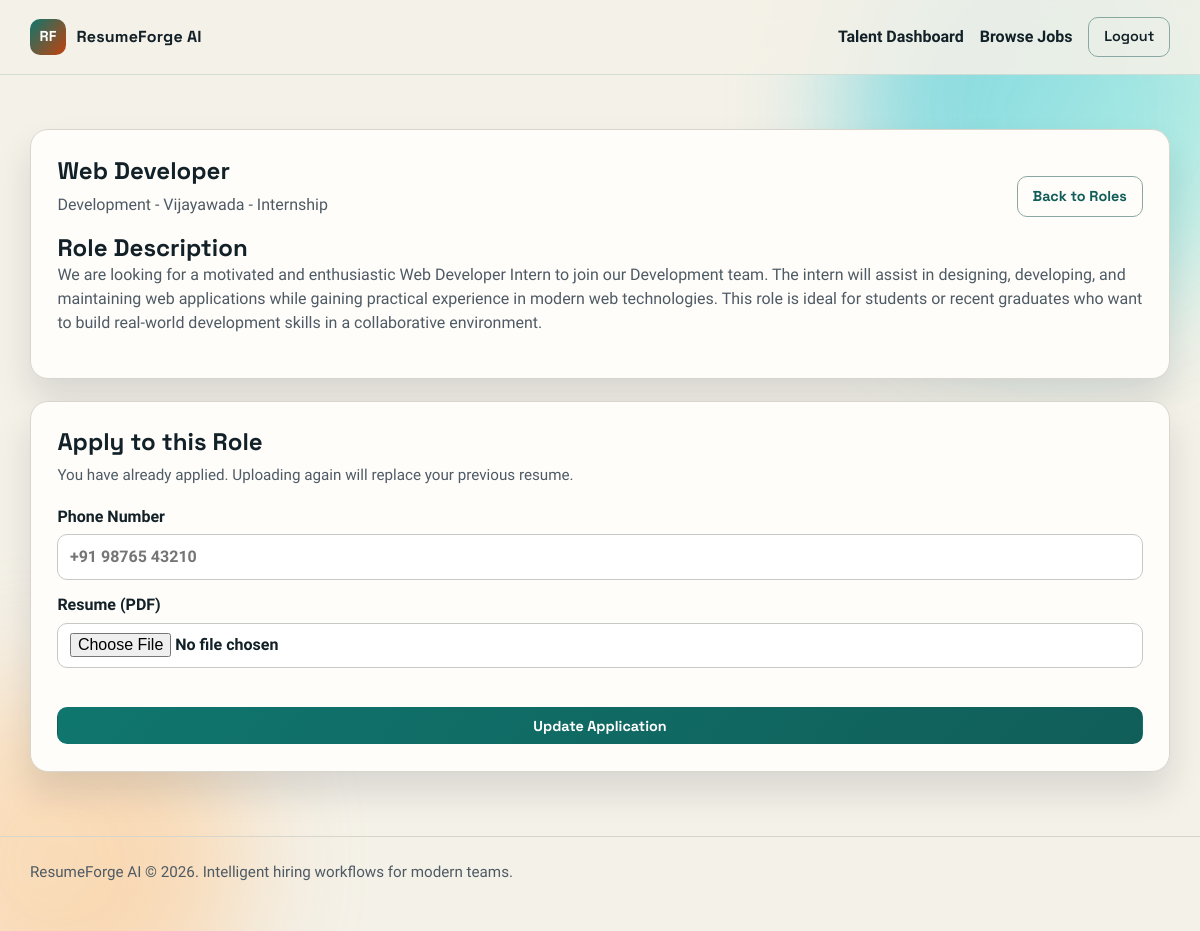
The app's page /jobs/1 (signed in) with its own data.
### tables this page shows
CREATE TABLE jobs (
            id INTEGER PRIMARY KEY AUTOINCREMENT,
            title TEXT NOT NULL,
            department TEXT NOT NULL,
            location TEXT NOT NULL,
            employment_type TEXT NOT NULL,
            description TEXT NOT NULL,
            is_active INTEGER NOT NULL DEFAULT 1,
            created_by INTEGER,
            created_at TEXT NOT NULL,
            FOREIGN KEY (created_by) REFERENCES users(id) ON DELETE SET NULL
        );

### app.py (the view)
@app.route("/jobs/<int:job_id>")
def job_detail(job_id: int) -> str:
    db = get_db()
    job = db.execute("SELECT * FROM jobs WHERE id = ?", (job_id,)).fetchone()
    if job is None or (job["is_active"] == 0 and (g.user is None or g.user["role"] != "admin")):
        flash("That job post is not available.", "warning")
        return redirect(url_for("landing"))
    has_applied = False
    if g.user is not None and g.user["role"] == "user":
        applied = db.execute(
            "SELECT id FROM applications WHERE job_id = ? AND user_id = ?",
            (job_id, g.user["id"]),
        ).fetchone()
        has_applied = applied is not None
    return render_template("job_detail.html", job=job, has_applied=has_applied)

### app.py (called while the page is built)
def get_db() -> sqlite3.Connection:
    if "db" not in g:
        conn = sqlite3.connect(DATABASE_PATH)
        conn.row_factory = sqlite3.Row
        conn.execute("PRAGMA foreign_keys = ON")
        g.db = conn
    return g.db

@app.before_request
def load_logged_in_user() -> None:
    g.user = None
    user_id = session.get("user_id")
    if user_id is None:
        return
    db = get_db()
    g.user = db.execute(
        "SELECT id, name, email, role FROM users WHERE id = ?", (user_id,)
    ).fetchone()

@app.context_processor
def inject_globals() -> dict[str, object]:
    return {
        "current_user": g.user,
        "current_year": datetime.now().year,
        "status_choices": STATUS_CHOICES,
    }

### templates/job_detail.html (shortened to what this page needs)
{% extends "base.html" %}
{% block content %}
<section class="panel reveal">
    <div class="panel-header split">
        <div>
            <h1>{{ job.title }}</h1>
            <p>{{ job.department }} - {{ job.location }} - {{ job.employment_type }}</p>
        </div>
        <a href="{{ url_for('landing') }}#open-roles" class="btn btn-outline">Back to Roles</a>
    </div>
    <article class="job-description">
        <h2>Role Description</h2>
        <p>{{ job.description }}</p>
    </article>
</section>
<section class="panel reveal">
    {% if current_user and current_user.role == 'user' %}
        <div class="panel-header">
            <h2>Apply to this Role</h2>
            {% if has_applied %}
                <p class="helper-text">You have already applied. Uploading again will replace your previous resume.</p>
            {% else %}
                <p class="helper-text">Submit your latest PDF resume for AI screening.</p>
            {% endif %}
        </div>
        <form action="{{ url_for('apply_for_job', job_id=job.id) }}" method="post" enctype="multipart/form-data" class="apply-form">
            <label>
                Phone Number
                <input type="text" name="phone" placeholder="+91 98765 43210">
            </label>
            <label>
                Resume (PDF)
                <input type="file" name="resume" accept=".pdf,.txt" required data-file-input>
            </label>
            <button type="submit" class="btn btn-solid">{% if has_applied %}Update Application{% else %}Submit Application{% endif %}</button>
        </form>
    {% elif current_user and current_user.role == 'admin' %}
        <div class="panel-header">
            <h2>Admin View</h2>
            <p>This is the public job detail page. Use admin hub for candidate operations.</p>
        </div>
        <a href="{{ url_for('admin_dashboard') }}" class="btn btn-solid">Go to Admin Dashboard</a>
    {% else %}
        <div class="panel-header">
            <h2>Want to apply?</h2>
            <p>Create an account or log in to submit your resume.</p>
        </div>
        <a href="{{ url_for('login', next=url_for('job_detail', job_id=job.id)) }}" class="btn btn-solid">Login to Apply</a>
    {% endif %}
</section>
{% endblock %}

### static/css/main.css (style rules this page uses)
:root { --canvas: #f4f1e8; --surface: #fffdfa; --ink: #122027; --muted: #4e5a64; --line: #d8d5cd; --brand: #0f766e; --brand-dark: #115e59; --accent: #c2410c; --accent-soft: #fb923c; --info: #0369a1; --good: #15803d; --warn: #b45309; --bad: #b91c1c; --shadow: 0 20px 35px rgba(15, 23, 42, 0.12); --radius-lg: 18px; --radius-md: 12px; --radius-sm: 9px; }
* { box-sizing: border-box; }
html, body { margin: 0; min-height: 100%; }
body { background: var(--canvas); color: var(--ink); font-family: "Source Sans 3", "Segoe UI", sans-serif; line-height: 1.5; position: relative; }
h1, h2, h3, h4 { font-family: "Space Grotesk", "Segoe UI", sans-serif; line-height: 1.2; margin: 0; }
p { margin-top: 0; }
a { color: var(--brand-dark); text-decoration: none; }
.helper-text { color: var(--muted); font-size: 0.95rem; }
.panel { background: var(--surface); border: 1px solid var(--line); border-radius: var(--radius-lg); padding: clamp(1rem, 2.2vw, 1.7rem); box-shadow: var(--shadow); margin-top: 1.4rem; }
.panel-header { margin-bottom: 1.1rem; }
.panel-header p { margin: 0.45rem 0 0; color: var(--muted); }
.split { display: flex; align-items: flex-end; justify-content: space-between; gap: 1rem; flex-wrap: wrap; }
.btn { border: 1px solid transparent; border-radius: 10px; padding: 0.53rem 0.92rem; cursor: pointer; font-family: "Space Grotesk", "Segoe UI", sans-serif; font-size: 0.9rem; font-weight: 700; display: inline-flex; align-items: center; justify-content: center; transition: transform 0.18s ease, background-color 0.2s ease; text-decoration: none; }
.btn-solid { background: linear-gradient(135deg, var(--brand), var(--brand-dark)); color: #fff; }
.btn-outline { background: transparent; border-color: #8aa8a3; color: var(--brand-dark); }
.search-form input, .stack-form input, .stack-form textarea, .stack-form select, .auth-form input, .apply-form input, textarea, input, select { width: 100%; border: 1px solid #c7c9c7; border-radius: 10px; padding: 0.62rem 0.72rem; background: #fff; color: var(--ink); font: inherit; }
.stack-form, .auth-form, .apply-form { display: grid; gap: 0.8rem; }
.stack-form label, .auth-form label, .apply-form label { display: grid; gap: 0.35rem; font-weight: 600; }
.job-description p { white-space: pre-wrap; color: var(--muted); }
.reveal { opacity: 0; transform: translateY(18px); transition: opacity 0.48s ease, transform 0.48s ease; }
.reveal-visible { opacity: 1; transform: translateY(0); }

### records on screen
jobs: title "Web Developer", department "Development", location "Vijayawada", employment_type "Internship", description "We are looking for a motivated and enthusiastic Web Developer Intern to join our Development team. The intern will assist in designing, developing, and maintaining web applications while gaining practical experience in modern web technologies. This role is ideal for students or recent graduates who want to build real-world development skills in a collaborative environment."
